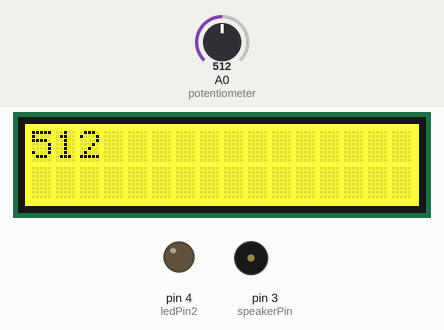
Bench run of a sketch on a simulated Arduino Uno, built with avr-gcc and run on an emulated ATmega328P. Parts: 16×2 character LCD, output pins drawn as LEDs (lit = HIGH), buzzer (waves = sounding, pin HIGH). The inputs (shaded band) are chosen by the test bench; at power-on: A0 (potentiometer) = 512. Random numbers use the default seed unless the sketch sets one.

Above: at 1.2 s.
1.3 s: A0 (potentiometer) set to 469
At 1.51 s:
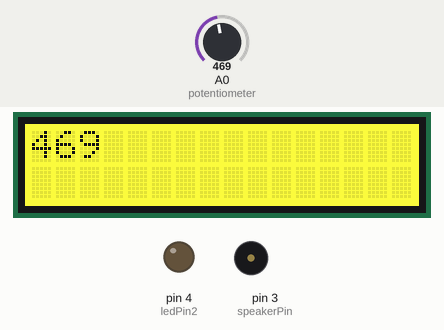
2.8 s: A0 (potentiometer) set to 444
At 3.37 s:
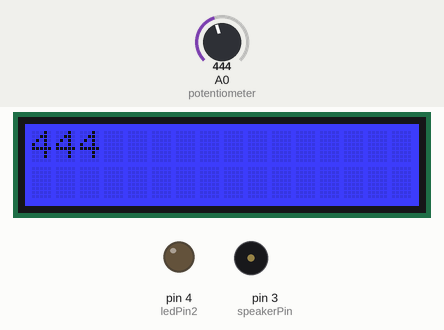
5.4 s: A0 (potentiometer) set to 511
At 5.84 s:
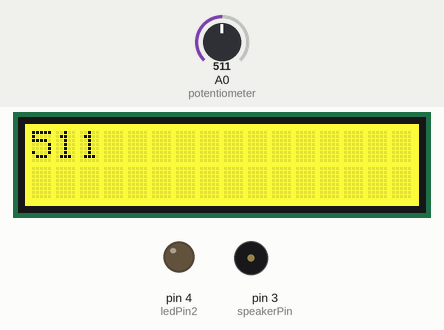
Timing chart, 0 to 8.4 s (numbered marks = the images above; inputs shaded):
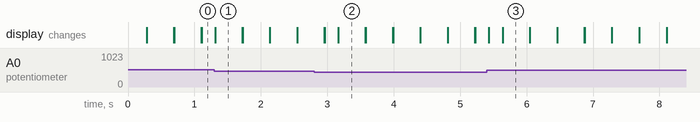

The sketch:

lock.ino
```cpp
// LCD RGB Backlight - plug into I2C below D7
// Rotary angle sensor(dial) - plug into A0
// Buzzer - plug into D3

// Turn dial until lock is picked

#include <Wire.h>   //does I2C
#include "rgb_lcd.h" //plug lcd into I2C below D7

const int potentiometer = A0;                    // rotary angle sensor connect to A0
int speakerPin = 3;                  // Grove Buzzer connect to D3
//const int pinLed    =  ;                        // pin of led define here
  //digital output
  const int ledPin1=3;
  const int ledPin2=4;

  long value1 = random(10,1014);

 int lowerBound = value1 - 20;
int upperBound = value1 + 20;

int lowerFARBound = value1 - 300;
  int upperFARBound = value1 + 300;

  //Servo groveServo; //create a object
  rgb_lcd lcd;
  // set background color of lcd any integer 0-255
  int red= 255;
  int green= 255;
  int blue= 255;


void setup()
{
    Serial.begin(9600);                         // set the serial communication frequency at 9600 bits per sec
    pinMode(potentiometer, INPUT);
     //output pins - digital write, pwm
    pinMode(ledPin1,OUTPUT);
    pinMode(ledPin2,OUTPUT);
  lcd.begin(16, 2);
  lcd.print("Ready");
  lcd.setCursor(0,1);
  lcd.print("Ready");
}

void loop()
{
    int value = analogRead(potentiometer);
    lcd.print(value);
    delay(200);
    lcd.clear();
    if(value < lowerFARBound || value > upperFARBound){
     lcd.setRGB(0, 0, 255);
}   else {
   lcd.setRGB(255, 255, 0);
}
    if(value >= lowerBound && value <= upperBound){
      Serial.println("success");
      lcd.setRGB(255, 0, 0); //green
      lcd.print("\nLock Picked!");
      delay(1000);                  // waits for a second
      digitalWrite(speakerPin, HIGH);   // sets the LED on
      delayMicroseconds(3000);
      digitalWrite(speakerPin, LOW);
      value1 = random(10,1014);
      lowerBound = value1 - 20;
     upperBound = value1 + 20;
      lowerFARBound = value1 - 300;
      upperFARBound = value1 + 300;
      Serial.println(value1);                      // pirnt the value on the serial monitor screen
    }
    else{
     digitalWrite(speakerPin, LOW);    // sets the LED off
    }
}
```

Measured:
- the behaviour switches between 453 and 452 on A0 (potentiometer) (found by bisection; images 1 and 2)
- what the display in image 1 shows lasts 0.4 s, from 1.3 s to 1.7 s
